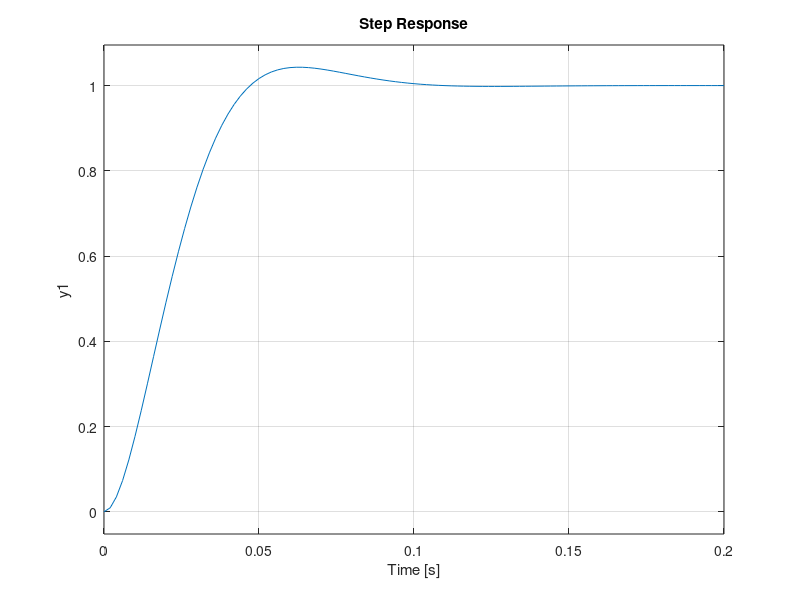
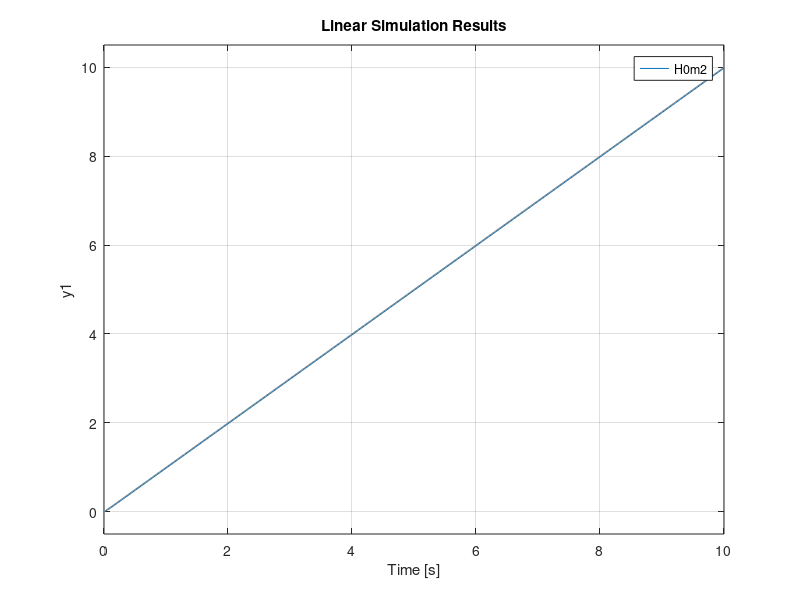
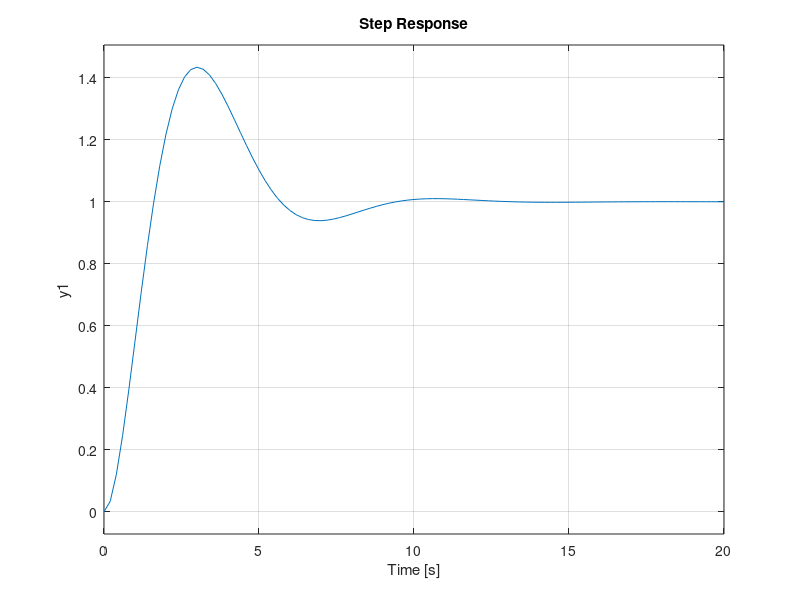
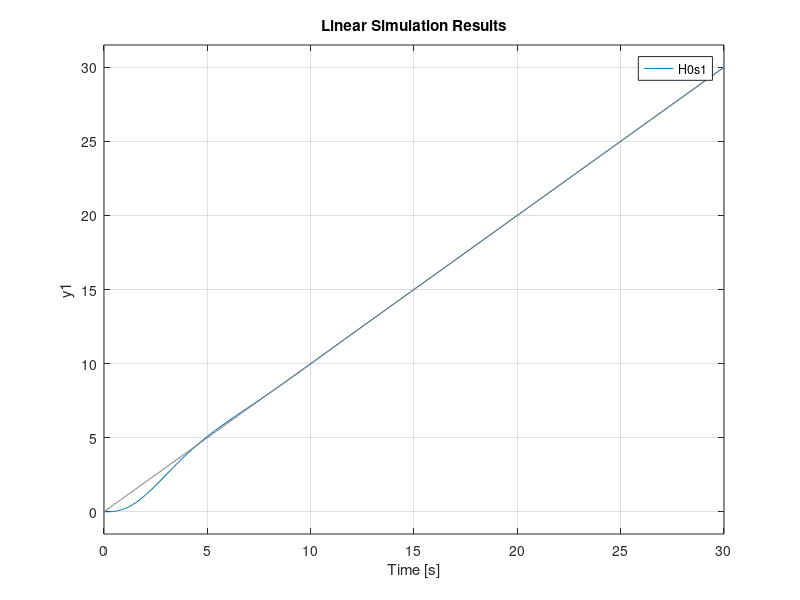

MATLAB code to generate these figures, in order:
%% Cascade Control
%% 
close all
clear all
clc

Hf2 = tf(8.6,conv([0.01 1],[0.6 1]));
Tsigma = 0.01;

% for the inner loop
% modulus
Hdm2 = tf(1,conv([2*Tsigma 0 ],[Tsigma 1]))
Hcm2 = minreal(Hdm2/Hf2) 
Hcm2 = zpk(Hcm2) % PI controller


H0m2 = zpk(minreal(feedback(Hf2*Hcm2,1)))
%H0m = minreal(Hdm/(1+Hdm))

figure, step(H0m2)
t = 0:0.1:10;
figure, lsim(H0m2,t,t)


% for the outer loop
Hf1 = tf(2.4,conv([0.5 1],[50 1]))
H0 = tf(1,[0.02 1])
Hf = zpk(Hf1*H0)

Hf_sim = zpk(tf(2.4,conv([0.5+0.02 1],[50 1])))
Tsigma = 0.52;

% symmetrical
Hds1 = tf([4*Tsigma 1],conv([8*Tsigma^2 0 0],[Tsigma 1]))
Hcs1 = zpk(minreal(Hds1/Hf)) 

Hr1 = minreal(Hds1/Hf_sim)

H0s1 = minreal(feedback(Hf*Hcs1,1))
% H0s1 = minreal(Hds1/(1+Hds1))

figure, step(H0s1)
t = 0:0.1:30;
figure, lsim(H0s1,t,t)

%% classical negative feedback
% 9.2 
%Hf = Hf1*Hf2;
Hf = tf(2.4*8.6,conv([1.11 1],[50 1]))
Tsigma = 1.11;

Hds = tf([4*Tsigma 1],conv([8*Tsigma^2 0 0],[Tsigma 1]))
Hcs= zpk(minreal(Hds/Hf)) 


